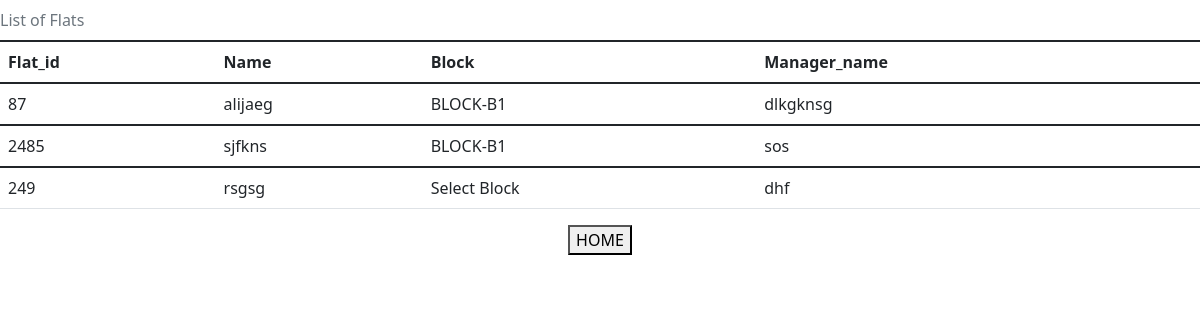
/displayfl.php, run on the app's committed database.
### tables this page shows
CREATE TABLE `flats` (
  `Flat_id` int(100) NOT NULL,
  `Name` varchar(100) NOT NULL,
  `Block` varchar(100) NOT NULL,
  `Manager_name` varchar(100) NOT NULL
);

### displayfl.php (the view, shortened to what this page needs)
<!DOCTYPE html>
<html lang="en">
<head>
<link href="https://cdn.jsdelivr.net/npm/bootstrap@5.1.3/dist/css/bootstrap.min.css" rel="stylesheet" >
</head>
<body>
    <div class="containeer">
        <div class="row">
            <div class="col-lg-12">
            <table class="table caption-top">
            <caption>List of Flats</caption>
                <thead thead class="thead-dark">
                    <tr>
                        <th scope="col">Flat_id</th>
                        <th scope="col">Name</th>
                        <th scope="col">Block</th>
                        <th scope="col">Manager_name</th>
                    </tr>
                </thead>
                <?php
                include 'conn.php';
                $query="select *from flats";
                $result=mysqli_query($conn,$query);
                while($res=mysqli_fetch_array($result)){
                ?>
                <tbody>
                     <tr>
                        <td><?php echo $res['Flat_id']?></td>
                        <td><?php echo $res['Name']?></td>
                        <td><?php echo $res['Block']?></td>
                        <td><?php echo $res['Manager_name']?></td>
                    </tr>
                </tbody>
                <?php }?>
</table>
<center>
    <a href="homemanager.php"><button> HOME </button></a>
                </center>
            </div>
        </div>
    </div>
</body>
</html>

### data on the page
flats: Flat_id "87", Name "alijaeg", Block "BLOCK-B1", Manager_name "dlkgknsg"
flats: Flat_id "2485", Name "sjfkns", Block "BLOCK-B1", Manager_name "sos"
flats: Flat_id "249", Name "rsgsg", Block "Select Block", Manager_name "dhf"
